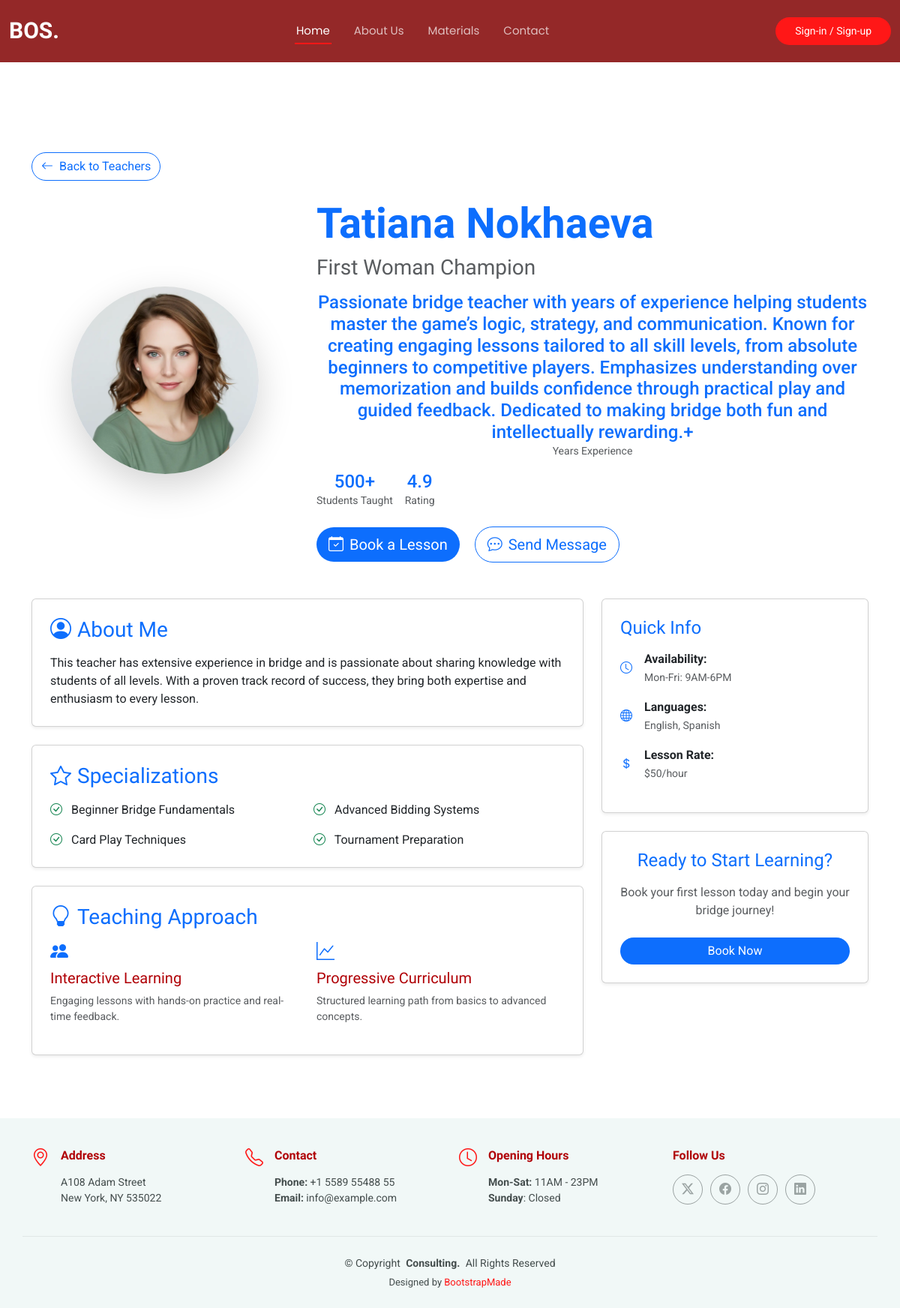
Screenshot of /teachers/2 with the database file from the repository.
### landing/models.py (models this page shows, shortened)
class Teacher(models.Model):
    user = models.OneToOneField(User, on_delete=models.CASCADE, related_name='teacher_profile', null=True, blank=True)
    first_name = models.CharField(max_length=50)
    last_name = models.CharField(max_length=50)
    title = models.CharField(max_length=50)
    experience = models.CharField(max_length=500)
    teaching_years = models.IntegerField(max_length=2, null=True, blank=True)
    champion = models.BooleanField(default=False)
    avatar = models.ImageField(upload_to='teachers/avatars')
    lesson_price = models.DecimalField(max_digits=6, decimal_places=0)
    course_price = models.DecimalField(max_digits=7, decimal_places=0)
    is_active = models.BooleanField(default=False)

### landing/views.py (the view)
# urls.py: path("teachers/<int:pk>", views.teacher, name="teacher"),
def teacher(request, pk):
    teacher = Teacher.objects.get(id=pk)  # Get all teachers from database
    context = {
        'teacher': teacher
    }
    return render(request, "landing/teacher.html", context)

### landing/templates/landing/teacher.html (shortened to what this page needs)
{% extends 'base.html' %}
{% load static %}
{% block content %}
  <section class="teacher-profile section" style="padding-top: 120px;">
    <div class="container" data-aos="fade-up">
      <div class="row mb-4">
        <div class="col-12">
          <a href="{% url 'landing:home' %}#team" class="btn btn-outline-primary rounded-pill">
            <i class="bi bi-arrow-left me-2"></i>Back to Teachers
          </a>
        </div>
      </div>
      <div class="row align-items-center mb-5">
        <div class="col-lg-4 col-md-5 text-center">
          <div class="teacher-avatar" data-aos="zoom-in" data-aos-delay="100">
            <img src="{{ teacher.avatar.url }}" alt="{{ teacher.first_name }} {{ teacher.last_name }}"
                 class="img-fluid rounded-circle shadow-lg" style="width: 250px; height: 250px; object-fit: cover;">
          </div>
        </div>
        <div class="col-lg-8 col-md-7">
          <div class="teacher-info" data-aos="fade-left" data-aos-delay="200">
            <h1 class="display-4 fw-bold text-primary mb-2">{{ teacher.first_name }} {{ teacher.last_name }}</h1>
            <h3 class="text-muted mb-3">{{ teacher.title }}</h3>
            <div class="teacher-stats mb-4">
              <div class="row g-3">
                <div class="col-auto">
                  <div class="stat-item text-center">
                    <div class="stat-number h4 text-primary mb-0">{{ teacher.experience }}+</div>
                    <div class="stat-label small text-muted">Years Experience</div>
                  </div>
                </div>
                <div class="col-auto">
                  <div class="stat-item text-center">
                    <div class="stat-number h4 text-primary mb-0">500+</div>
                    <div class="stat-label small text-muted">Students Taught</div>
                  </div>
                </div>
                <div class="col-auto">
                  <div class="stat-item text-center">
                    <div class="stat-number h4 text-primary mb-0">4.9</div>
                    <div class="stat-label small text-muted">Rating</div>
                  </div>
                </div>
              </div>
            </div>
            <div class="teacher-actions">
              <button class="btn btn-primary btn-lg rounded-pill me-3" data-bs-toggle="modal" data-bs-target="#bookingModal">
                <i class="bi bi-calendar-check me-2"></i>Book a Lesson
              </button>
              <button class="btn btn-outline-primary btn-lg rounded-pill">
                <i class="bi bi-chat-dots me-2"></i>Send Message
              </button>
            </div>
          </div>
        </div>
      </div>
      <div class="row">
        <div class="col-lg-8">
          <div class="card shadow-sm mb-4" data-aos="fade-up" data-aos-delay="300">
            <div class="card-body p-4">
              <h3 class="card-title text-primary mb-3">
                <i class="bi bi-person-circle me-2"></i>About Me
              </h3>
              <p class="card-text">{{ teacher.bio|default:"This teacher has extensive experience in bridge and is passionate about sharing knowledge with students of all levels. With a proven track record of success, they bring both expertise and enthusiasm to every lesson." }}</p>
            </div>
          </div>
          <div class="card shadow-sm mb-4" data-aos="fade-up" data-aos-delay="400">
            <div class="card-body p-4">
              <h3 class="card-title text-primary mb-3">
                <i class="bi bi-star me-2"></i>Specializations
              </h3>
              <div class="row g-3">
                <div class="col-md-6">
                  <div class="specialization-item">
                    <i class="bi bi-check-circle text-success me-2"></i>
                    <span>Beginner Bridge Fundamentals</span>
                  </div>
                </div>
                <div class="col-md-6">
                  <div class="specialization-item">
                    <i class="bi bi-check-circle text-success me-2"></i>
                    <span>Advanced Bidding Systems</span>
                  </div>
                </div>
                <div class="col-md-6">
                  <div class="specialization-item">
                    <i class="bi bi-check-circle text-success me-2"></i>
                    <span>Card Play Techniques</span>
                  </div>
                </div>
                <div class="col-md-6">
                  <div class="specialization-item">
                    <i class="bi bi-check-circle text-success me-2"></i>
                    <span>Tournament Preparation</span>
                  </div>
                </div>
              </div>
            </div>
          </div>
          <div class="card shadow-sm mb-4" data-aos="fade-up" data-aos-delay="500">
            <div class="card-body p-4">
              <h3 class="card-title text-primary mb-3">
                <i class="bi bi-lightbulb me-2"></i>Teaching Approach
              </h3>
              <div class="row g-4">
                <div class="col-md-6">
                  <div class="approach-item">
                    <div class="approach-icon text-primary mb-2">
                      <i class="bi bi-people-fill h4"></i>
                    </div>
                    <h5>Interactive Learning</h5>
                    <p class="text-muted small">Engaging lessons with hands-on practice and real-time feedback.</p>
                  </div>
                </div>
                <div class="col-md-6">
                  <div class="approach-item">
                    <div class="approach-icon text-primary mb-2">
                      <i class="bi bi-graph-up h4"></i>
                    </div>
                    <h5>Progressive Curriculum</h5>
                    <p class="text-muted small">Structured learning path from basics to advanced concepts.</p>
                  </div>
                </div>
              </div>
            </div>
          </div>
        </div>
        <div class="col-lg-4">
          <div class="card shadow-sm mb-4" data-aos="fade-up" data-aos-delay="300">
            <div class="card-body p-4">
              <h4 class="card-title text-primary mb-3">Quick Info</h4>
              <div class="info-list">
                <div class="info-item d-flex align-items-center mb-3">
                  <i class="bi bi-clock text-primary me-3"></i>
                  <div>
                    <strong>Availability:</strong><br>
                    <small class="text-muted">Mon-Fri: 9AM-6PM</small>
                  </div>
                </div>
                <div class="info-item d-flex align-items-center mb-3">
                  <i class="bi bi-globe text-primary me-3"></i>
                  <div>
                    <strong>Languages:</strong><br>
                    <small class="text-muted">English, Spanish</small>
                  </div>
                </div>
                <div class="info-item d-flex align-items-center mb-3">
                  <i class="bi bi-currency-dollar text-primary me-3"></i>
                  <div>
                    <strong>Lesson Rate:</strong><br>
                    <small class="text-muted">$50/hour</small>
                  </div>
                </div>
              </div>
            </div>
          </div>
          <div class="card shadow-sm" data-aos="fade-up" data-aos-delay="400">
            <div class="card-body p-4 text-center">
              <h4 class="card-title text-primary mb-3">Ready to Start Learning?</h4>
              <p class="text-muted mb-4">Book your first lesson today and begin your bridge journey!</p>
              <button class="btn btn-primary w-100 rounded-pill" data-bs-toggle="modal" data-bs-target="#bookingModal">
                Book Now
              </button>
            </div>
          </div>
        </div>
      </div>
    </div>
  </section>
{% endblock %}

### static/assets/css/main.css (style rules this page uses)
:root { --default-font: "Roboto", system-ui, -apple-system, "Segoe UI", Roboto, "Helvetica Neue", Arial, "Noto Sans", "Liberation Sans", sans-serif, "Apple Color Emoji", "Segoe UI Emoji", "Segoe UI Symbol", "Noto Color Emoji"; --heading-font: "Raleway", sans-serif; --nav-font: "Poppins", sans-serif; }
:root { --background-color: #ffffff; --default-color: #444d4d; --heading-color: #b00006; --accent-color: #ff1717; --surface-color: #ffffff; --contrast-color: #ffffff; }
:root { --nav-color: rgba(255, 255, 255, 0.7); --nav-hover-color: #ffffff; --nav-mobile-background-color: #ffffff; --nav-dropdown-background-color: #ffffff; --nav-dropdown-color: #444d4d; --nav-dropdown-hover-color: #018880; }
:root { scroll-behavior: smooth; }
body { color: var(--default-color); background-color: var(--background-color); font-family: var(--default-font); }
a { color: var(--accent-color); text-decoration: none; transition: 0.3s; }
h1, h2, h3, h4, h5, h6 { color: var(--heading-color); font-family: var(--heading-font); }
section, .section { color: var(--default-color); background-color: var(--background-color); padding: 60px 0; scroll-margin-top: 82px; overflow: clip; }
.btn-getstarted, .btn-primary { border: none !important; box-shadow: none !important; }

### rows the page displays
Teacher: avatar (picture), first_name "Tatiana", last_name "Nokhaeva", title "First Woman Champion", experience "Passionate bridge teacher with years of experience helping students master the game’s logic, strategy, and communication. Known for creating engaging lessons tailored to all skill levels, from absolute beginners to competitive players. Emphasizes understanding over memorization and builds confidence through practical play and guided feedback. Dedicated to making bridge both fun and intellectually rewarding."
